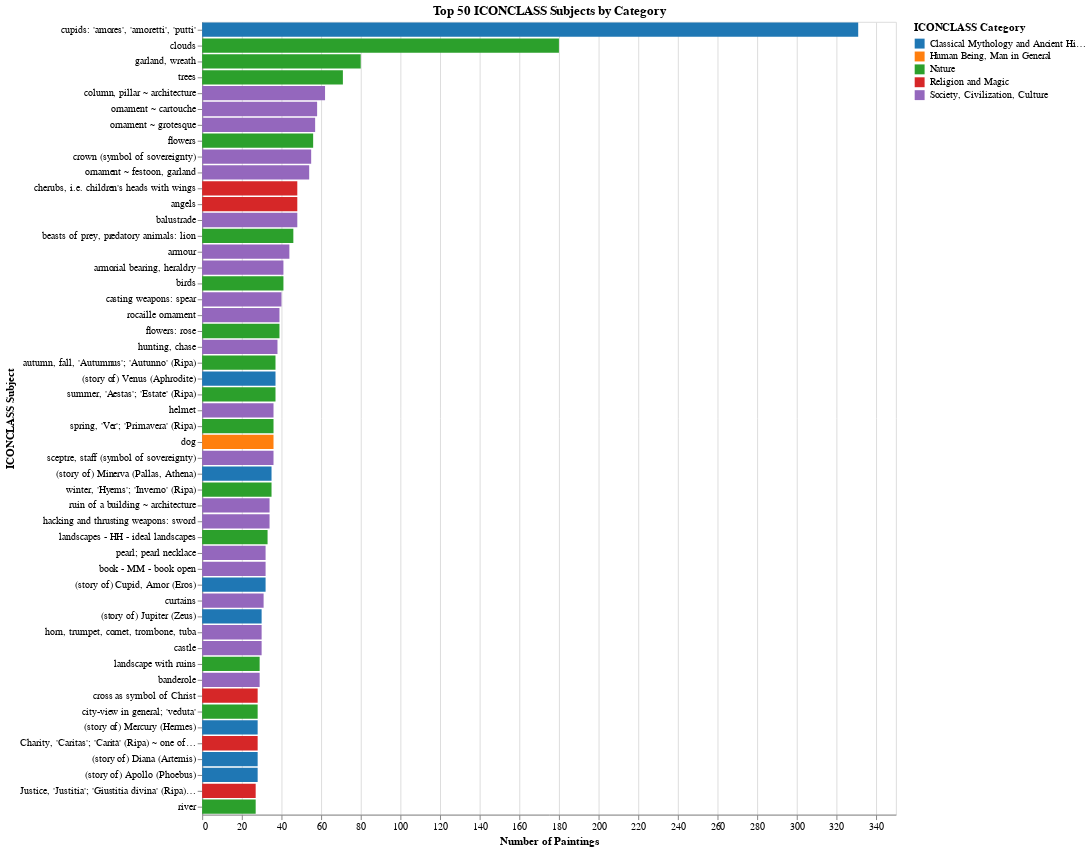

The code cell stored with this chart in its notebook:
### Code cell
# =============================================================================
# CELL 13b: ICONCLASS Category Analysis
# =============================================================================
# Categorize ICONCLASS subjects by their top-level category (first digit)
# ICONCLASS hierarchy: https://iconclass.org/

# Category mapping (first digit of ICONCLASS notation)
ICONCLASS_CATEGORIES = {
    '0': 'Abstract, Non-representational Art',
    '1': 'Religion and Magic',
    '2': 'Nature',
    '3': 'Human Being, Man in General',
    '4': 'Society, Civilization, Culture',
    '5': 'Abstract Ideas and Concepts',
    '6': 'History',
    '7': 'Bible',
    '8': 'Literature',
    '9': 'Classical Mythology and Ancient History'
}

print("📊 ICONCLASS CATEGORY ANALYSIS")
print("=" * 70)

# Query to extract ICONCLASS code and categorize
category_df = con.execute("""
    WITH iconclass_parsed AS (
        SELECT 
            s.subject_label,
            s.subject_uri,
            -- Extract ICONCLASS code from URI (after iconclass.org/)
            REGEXP_EXTRACT(s.subject_uri, 'iconclass\\.org/([^/]+)', 1) as iconclass_code,
            COUNT(DISTINCT ps.nfdi_uri) as painting_count
        FROM painting_subjects ps
        JOIN subjects s ON ps.subject_uri = s.subject_uri
        -- Only ceiling paintings
        WHERE ps.nfdi_uri IN (
            SELECT ps2.nfdi_uri 
            FROM painting_subjects ps2
            JOIN subjects s2 ON ps2.subject_uri = s2.subject_uri
            WHERE s2.subject_source = 'GETTY_AAT' 
              AND s2.subject_label = 'ceiling paintings'
        )
        AND s.subject_source = 'ICONCLASS'
        AND s.subject_label IS NOT NULL
        GROUP BY s.subject_label, s.subject_uri
    )
    SELECT 
        subject_label,
        iconclass_code,
        -- Extract first character for category
        SUBSTRING(iconclass_code, 1, 1) as category_digit,
        painting_count
    FROM iconclass_parsed
    WHERE iconclass_code IS NOT NULL
    ORDER BY painting_count DESC
""").pl()

# Add category names using Python
category_df = category_df.with_columns(
    pl.col('category_digit').replace(ICONCLASS_CATEGORIES).alias('category_name')
)

print(f"Total ICONCLASS subjects: {len(category_df)}")
print(f"\n📋 Category Distribution:")

# Summary by category
category_summary = category_df.group_by('category_digit', 'category_name').agg([
    pl.count().alias('subject_count'),
    pl.sum('painting_count').alias('total_paintings')
]).sort('total_paintings', descending=True)

print(category_summary)

# Prepare data for visualization
viz_df = category_df.head(50).to_pandas()  # Top 50 subjects

# Create a treemap-style visualization using layered bar chart
# Color by category, sorted by painting count within category

chart_bars = alt.Chart(viz_df).mark_bar().encode(
    x=alt.X('painting_count:Q', title='Number of Paintings'),
    y=alt.Y('subject_label:N', sort='-x', title='ICONCLASS Subject'),
    color=alt.Color('category_name:N', 
                   title='ICONCLASS Category',
                   scale=alt.Scale(scheme='category10')),
    tooltip=[
        alt.Tooltip('subject_label:N', title='Subject'),
        alt.Tooltip('iconclass_code:N', title='ICONCLASS Code'),
        alt.Tooltip('category_name:N', title='Category'),
        alt.Tooltip('painting_count:Q', title='Paintings')
    ]
).properties(
    title='Top 50 ICONCLASS Subjects by Category',
    width=700,
    height=800
)

ipython_display(chart_bars)

### Figure 1 — Vega-Lite specification as saved in the notebook (floating-point values rounded to 4 significant figures)
{"config": {"view": {"continuousWidth": 300, "continuousHeight": 300}}, "data": {"name": "data-4cddaaaf9fc6c2379543032741ccafec"}, "mark": {"type": "bar"}, "encoding": {"color": {"field": "category_name", "scale": {"scheme": "category10"}, "title": "ICONCLASS Category", "type": "nominal"}, "tooltip": [{"field": "subject_label", "title": "Subject", "type": "nominal"}, {"field": "iconclass_code", "title": "ICONCLASS Code", "type": "nominal"}, {"field": "category_name", "title": "Category", "type": "nominal"}, {"field": "painting_count", "title": "Paintings", "type": "quantitative"}], "x": {"field": "painting_count", "title": "Number of Paintings", "type": "quantitative"}, "y": {"field": "subject_label", "sort": "-x", "title": "ICONCLASS Subject", "type": "nominal"}}, "height": 800, "title": "Top 50 ICONCLASS Subjects by Category", "width": 700, "$schema": "https://vega.github.io/schema/vega-lite/v6.1.0.json", "datasets": {"data-4cddaaaf9fc6c2379543032741ccafec": [{"subject_label": "cupids: 'amores', 'amoretti', 'putti'", "iconclass_code": "92D1916", "category_digit": "9", "painting_count": 331, "category_name": "Classical Mythology and Ancient History"}, {"subject_label": "clouds", "iconclass_code": "26A", "category_digit": "2", "painting_count": 180, "category_name": "Nature"}, {"subject_label": "garland, wreath", "iconclass_code": "25G4111", "category_digit": "2", "painting_count": 80, "category_name": "Nature"}, {"subject_label": "trees", "iconclass_code": "25G3", "category_digit": "2", "painting_count": 71, "category_name": "Nature"}, {"subject_label": "column, pillar ~ architecture", "iconclass_code": "48C161", "category_digit": "4", "painting_count": 62, "category_name": "Society, Civilization, Culture"}, {"subject_label": "ornament ~ cartouche", "iconclass_code": "48A9876", "category_digit": "4", "painting_count": 58, "category_name": "Society, Civilization, Culture"}, {"subject_label": "ornament ~ grotesque", "iconclass_code": "48A9872", "category_digit": "4", "painting_count": 57, "category_name": "Society, Civilization, Culture"}, {"subject_label": "flowers", "iconclass_code": "25G41", "category_digit": "2", "painting_count": 56, "category_name": "Nature"}, {"subject_label": "crown (symbol of sovereignty)", "iconclass_code": "44B191", "category_digit": "4", "painting_count": 55, "category_name": "Society, Civilization, Culture"}, {"subject_label": "ornament ~ festoon, garland", "iconclass_code": "48A9875", "category_digit": "4", "painting_count": 54, "category_name": "Society, Civilization, Culture"}, {"subject_label": "cherubs, i.e. children's heads with wings", "iconclass_code": "11G1911", "category_digit": "1", "painting_count": 48, "category_name": "Religion and Magic"}, {"subject_label": "angels", "iconclass_code": "11G", "category_digit": "1", "painting_count": 48, "category_name": "Religion and Magic"}, {"subject_label": "balustrade", "iconclass_code": "41A541", "category_digit": "4", "painting_count": 48, "category_name": "Society, Civilization, Culture"}, {"subject_label": "beasts of prey, predatory animals: lion", "iconclass_code": "25F23%28LION%29", "category_digit": "2", "painting_count": 46, "category_name": "Nature"}, {"subject_label": "armour", "iconclass_code": "45C22", "category_digit": "4", "painting_count": 44, "category_name": "Society, Civilization, Culture"}, {"subject_label": "armorial bearing, heraldry", "iconclass_code": "46A122", "category_digit": "4", "painting_count": 41, "category_name": "Society, Civilization, Culture"}, {"subject_label": "birds", "iconclass_code": "25F3", "category_digit": "2", "painting_count": 41, "category_name": "Nature"}, {"subject_label": "casting weapons: spear", "iconclass_code": "45C11%28SPEAR%29", "category_digit": "4", "painting_count": 40, "category_name": "Society, Civilization, Culture"}, {"subject_label": "rocaille ornament", "iconclass_code": "48A9863", "category_digit": "4", "painting_count": 39, "category_name": "Society, Civilization, Culture"}, {"subject_label": "flowers: rose", "iconclass_code": "25G41%28ROSE%29", "category_digit": "2", "painting_count": 39, "category_name": "Nature"}, {"subject_label": "hunting, chase", "iconclass_code": "43C11", "category_digit": "4", "painting_count": 38, "category_name": "Society, Civilization, Culture"}, {"subject_label": "autumn, fall, 'Autumnus'; 'Autunno' (Ripa)", "iconclass_code": "23D44", "category_digit": "2", "painting_count": 37, "category_name": "Nature"}, {"subject_label": "(story of) Venus (Aphrodite)", "iconclass_code": "92C4", "category_digit": "9", "painting_count": 37, "category_name": "Classical Mythology and Ancient History"}, {"subject_label": "summer, 'Aestas'; 'Estate' (Ripa)", "iconclass_code": "23D43", "category_digit": "2", "painting_count": 37, "category_name": "Nature"}, {"subject_label": "helmet", "iconclass_code": "45C221", "category_digit": "4", "painting_count": 36, "category_name": "Society, Civilization, Culture"}, {"subject_label": "spring, 'Ver'; 'Primavera' (Ripa)", "iconclass_code": "23D42", "category_digit": "2", "painting_count": 36, "category_name": "Nature"}, {"subject_label": "dog", "iconclass_code": "34B11", "category_digit": "3", "painting_count": 36, "category_name": "Human Being, Man in General"}, {"subject_label": "sceptre, staff (symbol of sovereignty)", "iconclass_code": "44B192", "category_digit": "4", "painting_count": 36, "category_name": "Society, Civilization, Culture"}, {"subject_label": "(story of) Minerva (Pallas, Athena)", "iconclass_code": "92C2", "category_digit": "9", "painting_count": 35, "category_name": "Classical Mythology and Ancient History"}, {"subject_label": "winter, 'Hyems'; 'Inverno' (Ripa)", "iconclass_code": "23D41", "category_digit": "2", "painting_count": 35, "category_name": "Nature"}, {"subject_label": "ruin of a building ~ architecture", "iconclass_code": "48C149", "category_digit": "4", "painting_count": 34, "category_name": "Society, Civilization, Culture"}, {"subject_label": "hacking and thrusting weapons: sword", "iconclass_code": "45C13%28SWORD%29", "category_digit": "4", "painting_count": 34, "category_name": "Society, Civilization, Culture"}, {"subject_label": "landscapes - HH - ideal landscapes", "iconclass_code": "25HH", "category_digit": "2", "painting_count": 33, "category_name": "Nature"}, {"subject_label": "pearl; pearl necklace", "iconclass_code": "41D26611", "category_digit": "4", "painting_count": 32, "category_name": "Society, Civilization, Culture"}, {"subject_label": "book - MM - book open", "iconclass_code": "49MM32", "category_digit": "4", "painting_count": 32, "category_name": "Society, Civilization, Culture"}, {"subject_label": "(story of) Cupid, Amor (Eros)", "iconclass_code": "92D1", "category_digit": "9", "painting_count": 32, "category_name": "Classical Mythology and Ancient History"}, {"subject_label": "curtains", "iconclass_code": "41A421", "category_digit": "4", "painting_count": 31, "category_name": "Society, Civilization, Culture"}, {"subject_label": "(story of) Jupiter (Zeus)", "iconclass_code": "92B1", "category_digit": "9", "painting_count": 30, "category_name": "Classical Mythology and Ancient History"}, {"subject_label": "horn, trumpet, cornet, trombone, tuba", "iconclass_code": "48C7352", "category_digit": "4", "painting_count": 30, "category_name": "Society, Civilization, Culture"}, {"subject_label": "castle", "iconclass_code": "41A12", "category_digit": "4", "painting_count": 30, "category_name": "Society, Civilization, Culture"}, {"subject_label": "landscape with ruins", "iconclass_code": "25I9", "category_digit": "2", "painting_count": 29, "category_name": "Nature"}, {"subject_label": "banderole", "iconclass_code": "49L73", "category_digit": "4", "painting_count": 29, "category_name": "Society, Civilization, Culture"}, {"subject_label": "cross as symbol of Christ", "iconclass_code": "11D121", "category_digit": "1", "painting_count": 28, "category_name": "Religion and Magic"}, {"subject_label": "city-view in general; 'veduta'", "iconclass_code": "25I1", "category_digit": "2", "painting_count": 28, "category_name": "Nature"}, {"subject_label": "(story of) Mercury (Hermes)", "iconclass_code": "92B5", "category_digit": "9", "painting_count": 28, "category_name": "Classical Mythology and Ancient History"}, {"subject_label": "Charity, 'Caritas'; 'Carità' (Ripa) ~ one of the Three Theological Virtues", "iconclass_code": "11M33", "category_digit": "1", "painting_count": 28, "category_name": "Religion and Magic"}, {"subject_label": "(story of) Diana (Artemis)", "iconclass_code": "92C3", "category_digit": "9", "painting_count": 28, "category_name": "Classical Mythology and Ancient History"}, {"subject_label": "(story of) Apollo (Phoebus)", "iconclass_code": "92B3", "category_digit": "9", "painting_count": 28, "category_name": "Classical Mythology and Ancient History"}, {"subject_label": "Justice, 'Justitia'; 'Giustitia divina' (Ripa) ~ one of the Four Cardinal Virtues", "iconclass_code": "11M44", "category_digit": "1", "painting_count": 27, "category_name": "Religion and Magic"}, {"subject_label": "river", "iconclass_code": "25H213", "category_digit": "2", "painting_count": 27, "category_name": "Nature"}]}}
